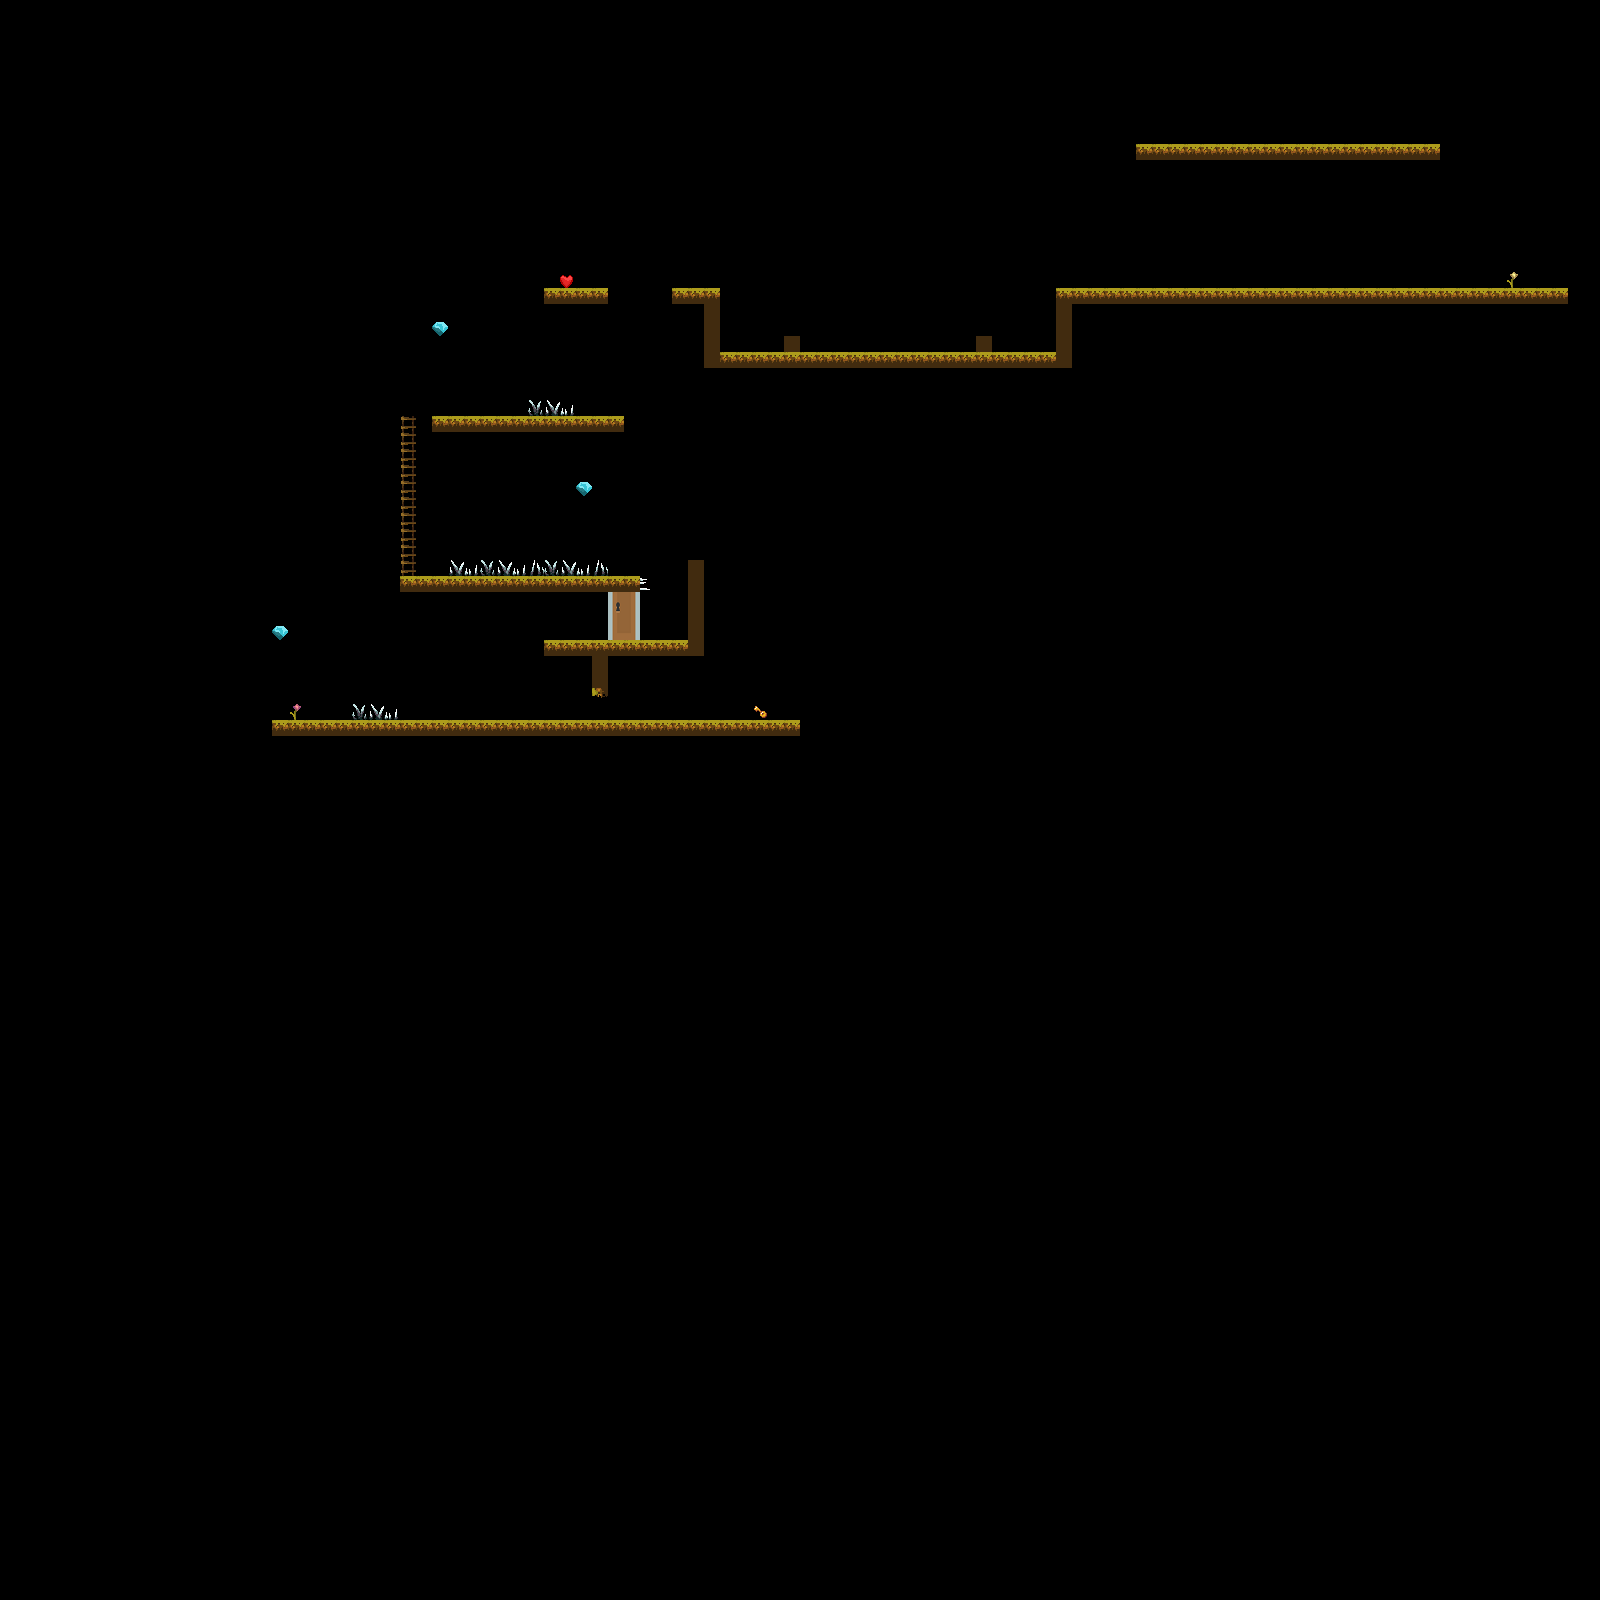

This is a level from a 2D game, rendered from its Tiled map with the project's own tilesets. A one-line summary and the map file follow, with tile-layer data summarised:
An orthogonal 100x100 tile map with 16x16 px tiles, 13 tile layers (Checkpoints, Coins, Hearts, Don't Touch, ...), 8 tilesets and 4 objects.

<map version="1.5" tiledversion="1.5.0" orientation="orthogonal" renderorder="left-down" width="100" height="100" tilewidth="16" tileheight="16" infinite="0" nextlayerid="16" nextobjectid="5">
 <tileset firstgid="1" name="Enviroment" tilewidth="16" tileheight="16" tilecount="1170" columns="45">
  <image source="../../images/Environment/Kauzz Forest Tiles/Enviroment.png" width="724" height="416" />
 </tileset>
 <tileset firstgid="1171" source="../../images/Animated Tiles/Diamond.tsx" />
 <tileset firstgid="1184" name="Country_village_props" tilewidth="16" tileheight="16" tilecount="252" columns="21">
  <image source="../../images/Environment/Country-village_asset_pack/1_Tileset &amp; props/Country_village_props.png" width="336" height="192" />
 </tileset>
 <tileset firstgid="1436" name="Door and key" tilewidth="32" tileheight="48" tilecount="1" columns="0">
  <grid orientation="orthogonal" width="1" height="1" />
  <tile id="2">
   <image width="32" height="48" source="../../images/Environment/doorClosed_mid.png" />
  </tile>
 </tileset>
 <tileset firstgid="1439" name="tiny_consumables" tilewidth="16" tileheight="16" tilecount="18" columns="6">
  <image source="../../images/Environment/tiny_consumables.png" width="96" height="48" />
 </tileset>
 <tileset firstgid="1457" name="mainlevbuild" tilewidth="16" tileheight="16" tilecount="4096" columns="64">
  <image source="../../images/Environment/PFantasy_SET1_v1.0/mainlevbuild.png" width="1024" height="1024" />
 </tileset>
 <tileset firstgid="5553" source="../../images/Animated Tiles/Heart.tsx" />
 <tileset firstgid="5559" source="../../images/Animated Tiles/Bat.tsx" />
 <layer id="4" name="Checkpoints" width="100" height="100">
  <data>[10000 cells, 0 non-empty, 0 distinct tile ids]</data>
 </layer>
 <layer id="5" name="Coins" width="100" height="100">
  <data>[10000 cells, 3 non-empty, 1 distinct tile ids]</data>
 </layer>
 <layer id="6" name="Hearts" width="100" height="100">
  <data>[10000 cells, 1 non-empty, 1 distinct tile ids]</data>
 </layer>
 <layer id="7" name="Don't Touch" width="100" height="100">
  <data>[10000 cells, 17 non-empty, 5 distinct tile ids]</data>
 </layer>
 <layer id="8" name="Golden key" width="100" height="100">
  <data>[10000 cells, 1 non-empty, 1 distinct tile ids]</data>
 </layer>
 <layer id="9" name="Golden door" width="100" height="100">
  <data>[10000 cells, 1 non-empty, 1 distinct tile ids]</data>
 </layer>
 <layer id="10" name="Exit" width="100" height="100">
  <data>[10000 cells, 1 non-empty, 1 distinct tile ids]</data>
 </layer>
 <layer id="11" name="Enemy 1" width="100" height="100">
  <data>[10000 cells, 1 non-empty, 1 distinct tile ids]</data>
 </layer>
 <layer id="12" name="Enemy 0" width="100" height="100">
  <data>[10000 cells, 1 non-empty, 1 distinct tile ids]</data>
 </layer>
 <layer id="13" name="Spawn" width="100" height="100">
  <data>[10000 cells, 1 non-empty, 1 distinct tile ids]</data>
 </layer>
 <objectgroup id="14" name="Enemies">
  <object id="3" gid="5581" x="1166" y="283" width="35" height="20">
   <properties>
    <property name="change_y" type="float" value="2" />
   </properties>
  </object>
  <object id="4" gid="5581" x="1377.5" y="258.5" width="35" height="20">
   <properties>
    <property name="change_y" type="float" value="2" />
   </properties>
  </object>
 </objectgroup>
 <objectgroup id="3" name="Moving platforms">
  <object id="1" gid="3" x="624" y="432" width="16" height="16">
   <properties>
    <property name="boundary_bottom" type="float" value="1752" />
    <property name="boundary_top" type="float" value="1992" />
    <property name="change_y" type="float" value="1" />
   </properties>
  </object>
  <object id="2" gid="3" x="640" y="432" width="16" height="16">
   <properties>
    <property name="boundary_bottom" type="float" value="1752" />
    <property name="boundary_top" type="float" value="1992" />
    <property name="change_y" type="float" value="1" />
   </properties>
  </object>
 </objectgroup>
 <layer id="2" name="Platforms" width="100" height="100">
  <data>[10000 cells, 165 non-empty, 3 distinct tile ids]</data>
 </layer>
 <layer id="1" name="Ladders" width="100" height="100">
  <data>[10000 cells, 10 non-empty, 1 distinct tile ids]</data>
 </layer>
 <layer id="15" name="Foreground 1" width="100" height="100">
  <data>[10000 cells, 0 non-empty, 0 distinct tile ids]</data>
 </layer>
</map>
